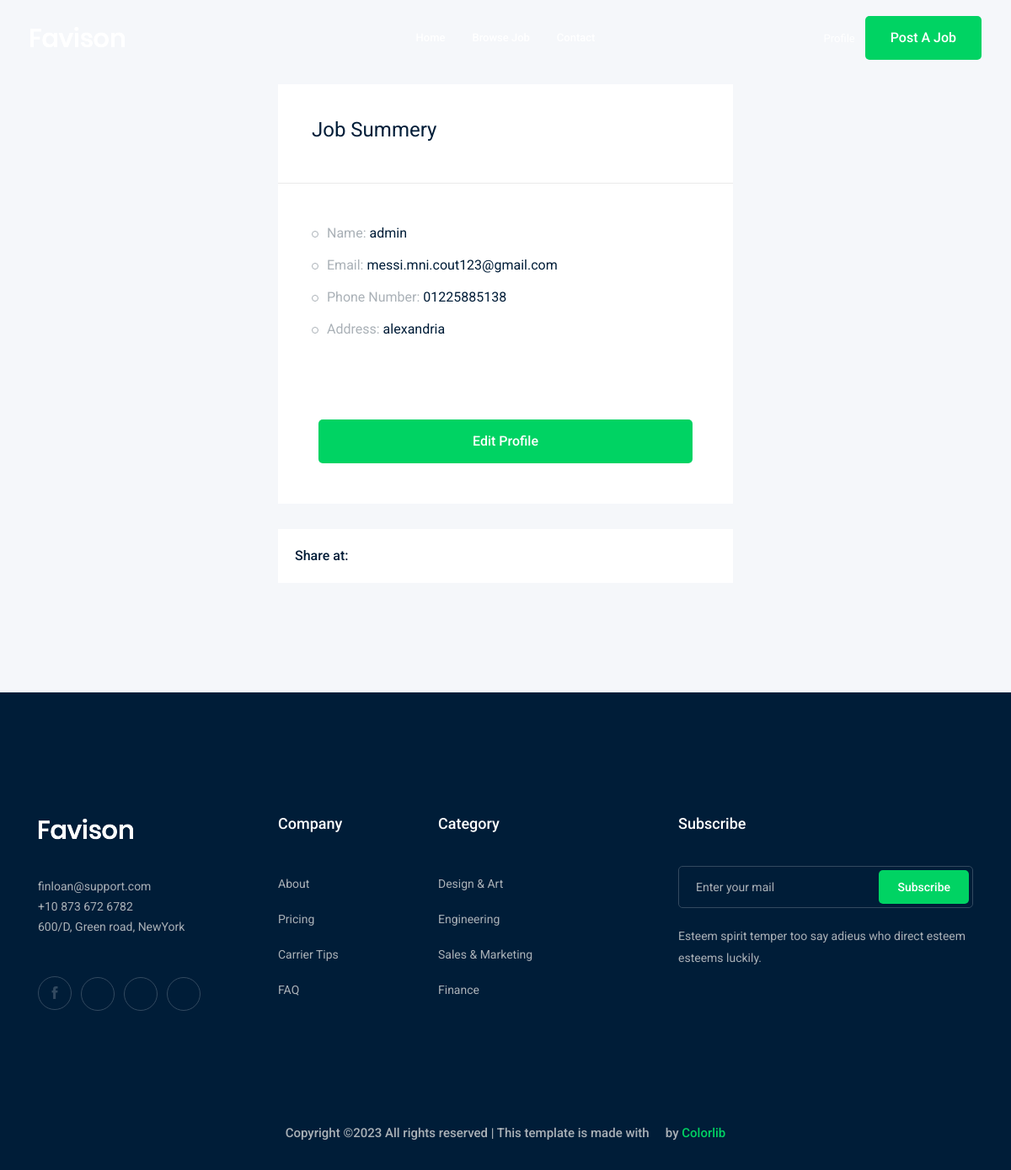
The app's page /accounts/profile (signed in) with its own data.
### accounts/models.py (models this page shows, shortened)
class Userprofile(models.Model):
    user=models.OneToOneField(User,on_delete=models.CASCADE)
    phone_number=models.CharField(max_length=15)
    img=models.ImageField(upload_to=image_upload_name)
    city=models.ForeignKey('city',related_name="user_city",on_delete=models.CASCADE,blank=True,null=True)

class city(models.Model):
    city=models.CharField(max_length=30)
    def __str__(self):
        return self.city

### accounts/views.py (the view)
# urls.py: path('profile', views.prof,name='profile'),
def prof(request):
    profileinst=Userprofile.objects.get(user=request.user)
    return render(request,'accounts/profile.html',{'Profiles':profileinst})

### accounts/templates/accounts/profile.html
{% extends 'base.html' %}
{% load bootstrap4 %}
{% block body %}
    <div class="job_details_area">
        <div class="container">
            <div class="row">
                <div class="col-lg-6 mx-auto">
                    <div class="job_sumary">
                        <div class="summery_header">
                            <h3>Job Summery</h3>
                        </div>
                        <div class="job_content">
                            <ul>
                                <li>Name: <span>{{Profiles.user.username}}</span></li>
                                <li>Email: <span>{{Profiles.user.email}}</span></li>
                                <li>Phone Number: <span>{{Profiles.phone_number}}</span></li>
                                <li>Address: <span>{{Profiles.city}}</span></li>
                            </ul>
                        </div>
                        <div class="p-5">
                          <a href="{% url 'accounts:profile_edit' %}" class="boxed-btn3 w-100">Edit profile</a>
                        </div>
                    </div>
                    <div class="share_wrap d-flex">
                        <span>Share at:</span>
                        <ul>
                            <li><a href="#"> <i class="fa fa-facebook"></i></a> </li>
                            <li><a href="#"> <i class="fa fa-google-plus"></i></a> </li>
                            <li><a href="#"> <i class="fa fa-twitter"></i></a> </li>
                            <li><a href="#"> <i class="fa fa-envelope"></i></a> </li>
                        </ul>
                    </div>
                </div>
            </div>
        </div>
    </div>
{% endblock body%}

### records on screen
Userprofile: user.username "admin", user.email "messi.mni.cout123@gmail.com", phone_number "01225885138", city "alexandria"
